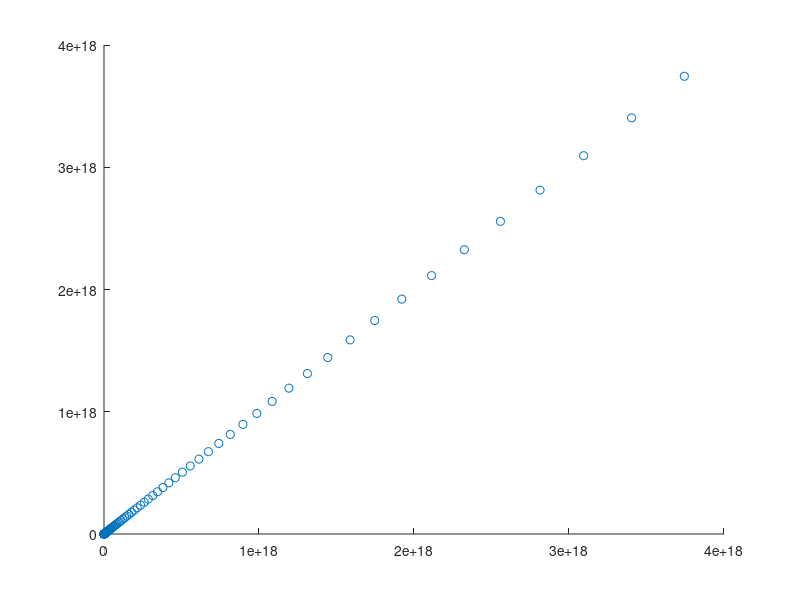

The MATLAB script that drew this image:
clear
close all
clc

% Simulation parameters
time = 0;
time_final = 5;
time_delta = 0.01;

iters = (time_final - time) / time_delta;

trajectory = NaN(iters, 3);

% Robot parameters
robot_length = 0.2;

% Proportional control parameters
kt = 10;
kr = 10;

% Pose (x, y, theta)
pose = [0, 0 , deg2rad(45)];

% Pose desired (x, y, theta)
pose_desired = [1, 0.7, deg2rad(45)];

for i = 1:iters

    % Save current pose
    trajectory(i,:) = pose;

    % Update error (x, y, theta)
    error = pose - pose_desired;

    % Control
    velocity = kt * sqrt(error(1)^2 + error(2)^2);
    omega = -kr * error(3);

    % Control saturation
    if velocity >= 1
        v = 1;
    end

    if omega >= pi/2
        omega = pi / 2;
    end

    if omega <= -pi/2
        omega = -pi/2;
    end

    % Kinematics
    velocity_right = velocity + 0.5 * robot_length * omega;
    velocity_left = velocity - 0.5 * robot_length * omega;

    velocity = (velocity_right + velocity_left) / 2;
    omega = (velocity_right - velocity_left) / robot_length;

    % Pose dt
    pose_dot = [...
        velocity * cos(pose(3)), ...
        velocity * sin(pose(3)), ...
        omega];

    % Update pose
    pose = pose + pose_dot * time_delta;
end

i = 1;
figure(i);
scatter(trajectory(:, 1), trajectory(:, 2));
